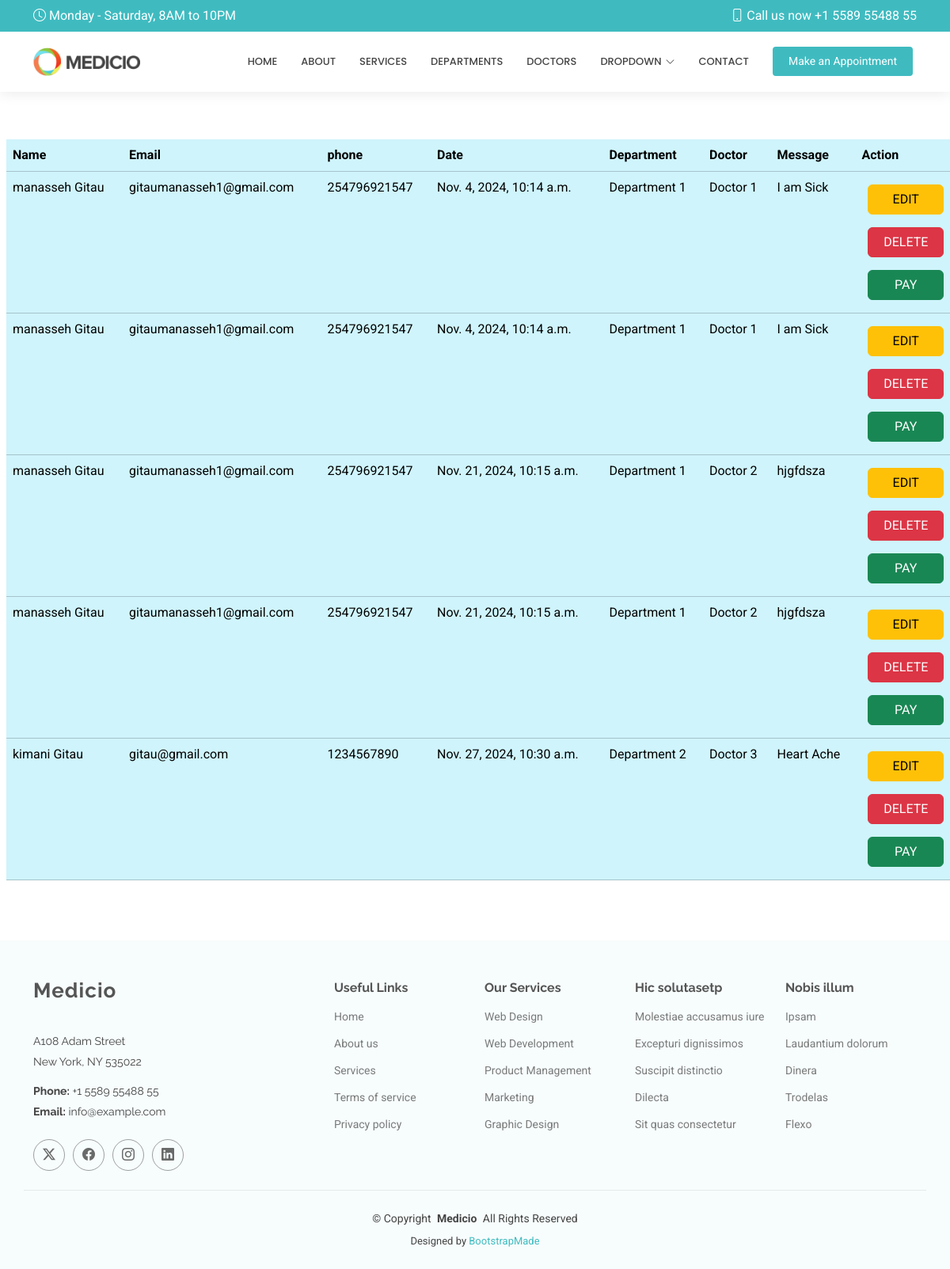
/show/, run on an earlier commit of the app's database.
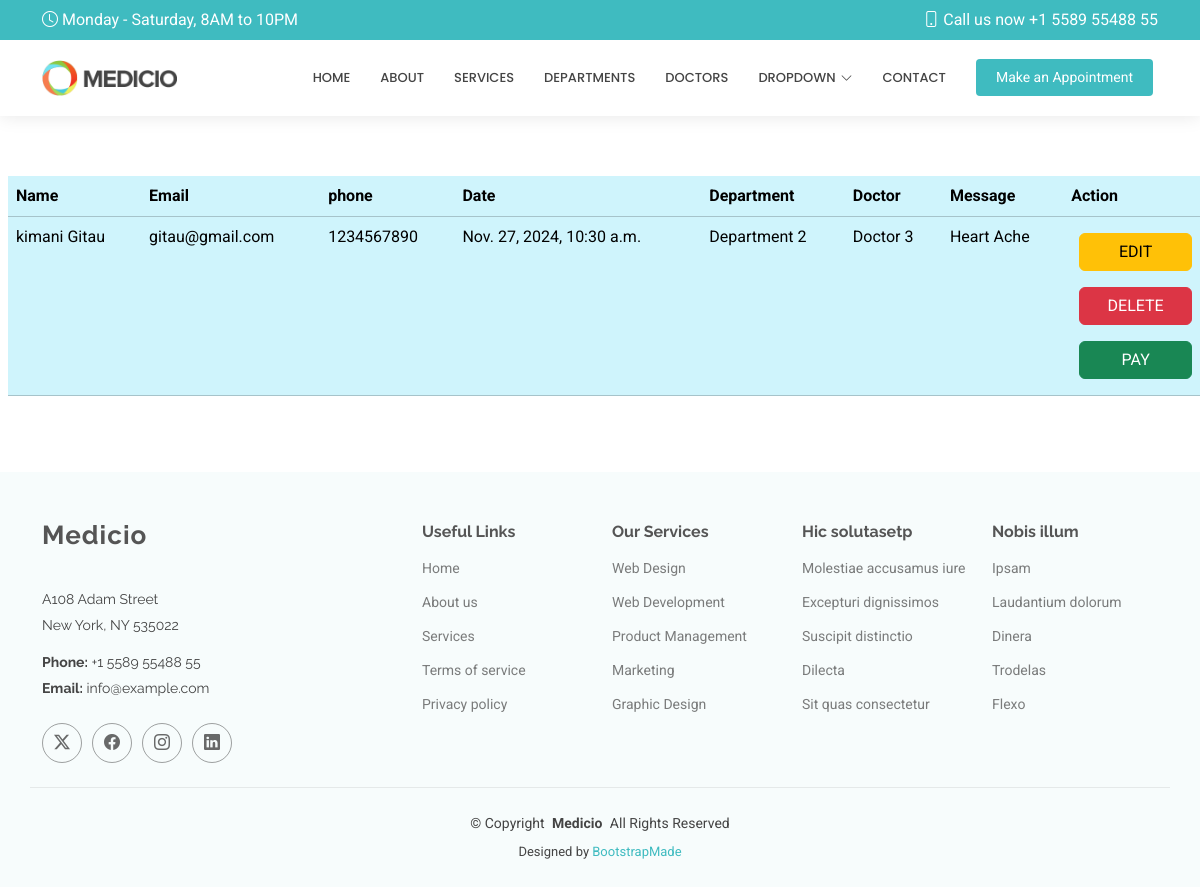
And on a later commit of the database.
### myApp/models.py (models this page shows, shortened)
class Appointment(models.Model):
    name = models.CharField(max_length=200)
    email = models.EmailField()
    phone = models.CharField(max_length=20)
    date = models.DateTimeField()
    department = models.CharField(max_length=200)
    doctor = models.CharField(max_length=200)
    message = models.TextField()

### myApp/views.py (the view)
# urls.py: path('show/', views.show, name='show'),
def show(request):
    allappointments = Appointment.objects.all()
    return render(request, 'show.html', {'appointment': allappointments})

### templates/show.html
{% extends 'starter-page.html' %}
{% load static %}
{% block body %}
	<table class="table mx-2 table-info container-fluid p-2">
    <tr class="px-2">
        <th>Name</th>
        <th>Email</th>
        <th>phone</th>
        <th>Date</th>
        <th>Department</th>
        <th>Doctor</th>
        <th>Message</th>
        <th>Action</th>
    </tr>
    {% for x in appointment %}
        <tr class="px-2">
            <td>{{ x.name }}</td>
            <td>{{ x.email }}</td>
            <td>{{ x.phone }}</td>
            <td>{{ x.date }}</td>
            <td>{{ x.department }}</td>
            <td>{{ x.doctor }}</td>
            <td>{{ x.message }}</td>
            <td class="d-flex flex-sm-column">
                <a href="/edit/{{ x.id }}" class="btn btn-warning mx-2 my-2">EDIT</a>
                <a href="/delete/{{ x.id }}" class="btn btn-danger mx-2 my-2">DELETE</a>
                <a href="" class="btn btn-success mx-2 my-2">PAY</a>
            </td>
        </tr>
    {% endfor %}
    </table>
{% endblock %}

### templates/starter-page.html (shortened to what this page needs)
<!DOCTYPE html>
<html lang="en">
<head>
    {% load static %}
  <link href="{% static 'assets/vendor/bootstrap/css/bootstrap.min.css' %}" rel="stylesheet">
  <link href="{% static 'assets/vendor/bootstrap-icons/bootstrap-icons.css' %}" rel="stylesheet">
  <link href="{% static 'assets/vendor/aos/aos.css' %}" rel="stylesheet">
  <link href="{% static 'assets/vendor/fontawesome-free/css/all.min.css' %}" rel="stylesheet">
  <link href="{% static 'assets/vendor/glightbox/css/glightbox.min.css' %}" rel="stylesheet">
  <link href="{% static 'assets/vendor/swiper/swiper-bundle.min.css' %}" rel="stylesheet">
  <link href="{% static 'assets/css/main.css' %}" rel="stylesheet">
</head>
<body class="starter-page-page">
  <header id="header" class="header sticky-top">
    <div class="topbar d-flex align-items-center">
      <div class="container d-flex justify-content-center justify-content-md-between">
        <div class="d-none d-md-flex align-items-center">
          <i class="bi bi-clock me-1"></i> Monday - Saturday, 8AM to 10PM
        </div>
        <div class="d-flex align-items-center">
          <i class="bi bi-phone me-1"></i> Call us now +1 5589 55488 55
        </div>
      </div>
    </div>
    <div class="branding d-flex align-items-center">
      <div class="container position-relative d-flex align-items-center justify-content-end">
        <a href="index.html" class="logo d-flex align-items-center me-auto">
          <img src="{% static 'assets/img/logo.png' %}" alt="">
        </a>
        <nav id="navmenu" class="navmenu">
          <ul>
            <li><a href="{% url 'index' %}">Home</a></li>
            <li><a href="{% url 'about' %}">About</a></li>
            <li><a href="{% url 'myservice' %}">Services</a></li>
            <li><a href="#departments">Departments</a></li>
            <li><a href="{% url 'doctors' %}">Doctors</a></li>
            <li class="dropdown"><a href="#"><span>Dropdown</span> <i class="bi bi-chevron-down toggle-dropdown"></i></a>
            </li>
            <li><a href="#contact">Contact</a></li>
          </ul>
        </nav>
        <a class="cta-btn" href="index.html#appointment">Make an Appointment</a>
      </div>
    </div>
  </header>
  <main class="main">
    <section id="starter-section" class="starter-section section">
        {% block body %}
      {% endblock %}
    </section>
  </main>
  <footer id="footer" class="footer light-background">
    <div class="container footer-top">
      <div class="row gy-4">
        <div class="col-lg-4 col-md-6 footer-about">
          <a href="index.html" class="logo d-flex align-items-center">
            <span class="sitename">Medicio</span>
          </a>
          <div class="footer-contact pt-3">
            <p>A108 Adam Street</p>
            <p>New York, NY 535022</p>
            <p class="mt-3"><strong>Phone:</strong> <span>+1 5589 55488 55</span></p>
            <p><strong>Email:</strong> <span>info@example.com</span></p>
          </div>
          <div class="social-links d-flex mt-4">
            <a href=""><i class="bi bi-twitter-x"></i></a>
            <a href=""><i class="bi bi-facebook"></i></a>
            <a href=""><i class="bi bi-instagram"></i></a>
            <a href=""><i class="bi bi-linkedin"></i></a>
          </div>
        </div>
        <div class="col-lg-2 col-md-3 footer-links">
          <h4>Useful Links</h4>
          <ul>
            <li><a href="#">Home</a></li>
            <li><a href="#">About us</a></li>
            <li><a href="#">Services</a></li>
            <li><a href="#">Terms of service</a></li>
            <li><a href="#">Privacy policy</a></li>
          </ul>
        </div>
        <div class="col-lg-2 col-md-3 footer-links">
          <h4>Our Services</h4>
          <ul>
            <li><a href="#">Web Design</a></li>
            <li><a href="#">Web Development</a></li>
            <li><a href="#">Product Management</a></li>
            <li><a href="#">Marketing</a></li>
            <li><a href="#">Graphic Design</a></li>
          </ul>
        </div>
        <div class="col-lg-2 col-md-3 footer-links">
          <h4>Hic solutasetp</h4>
          <ul>
            <li><a href="#">Molestiae accusamus iure</a></li>
            <li><a href="#">Excepturi dignissimos</a></li>
            <li><a href="#">Suscipit distinctio</a></li>
            <li><a href="#">Dilecta</a></li>
            <li><a href="#">Sit quas consectetur</a></li>
          </ul>
        </div>
        <div class="col-lg-2 col-md-3 footer-links">
          <h4>Nobis illum</h4>
          <ul>
            <li><a href="#">Ipsam</a></li>
            <li><a href="#">Laudantium dolorum</a></li>
            <li><a href="#">Dinera</a></li>
            <li><a href="#">Trodelas</a></li>
            <li><a href="#">Flexo</a></li>
          </ul>
        </div>
      </div>
    </div>
    <div class="container copyright text-center mt-4">
      <p>© <span>Copyright</span> <strong class="px-1 sitename">Medicio</strong> <span>All Rights Reserved</span></p>
      <div class="credits">
        Designed by <a href="https://bootstrapmade.com/">BootstrapMade</a>
      </div>
    </div>
  </footer>
</body>
</html>

### static/assets/css/main.css (style rules this page uses)
:root { --default-font: "Roboto", system-ui, -apple-system, "Segoe UI", Roboto, "Helvetica Neue", Arial, "Noto Sans", "Liberation Sans", sans-serif, "Apple Color Emoji", "Segoe UI Emoji", "Segoe UI Symbol", "Noto Color Emoji"; --heading-font: "Raleway", sans-serif; --nav-font: "Poppins", sans-serif; }
:root { --background-color: #ffffff; --default-color: #444444; --heading-color: #555555; --accent-color: #3fbbc0; --surface-color: #ffffff; --contrast-color: #ffffff; }
:root { --nav-color: #444444; --nav-hover-color: #3fbbc0; --nav-mobile-background-color: #ffffff; --nav-dropdown-background-color: #ffffff; --nav-dropdown-color: #444444; --nav-dropdown-hover-color: #3fbbc0; }
.light-background { --background-color: #f7fcfc; --surface-color: #ffffff; }
:root { scroll-behavior: smooth; }
body { color: var(--default-color); background-color: var(--background-color); font-family: var(--default-font); }
a { color: var(--accent-color); text-decoration: none; transition: 0.3s; }
h1, h2, h3, h4, h5, h6 { color: var(--heading-color); font-family: var(--heading-font); }
.header { color: var(--default-color); background-color: var(--background-color); transition: all 0.5s; z-index: 997; box-shadow: 0px 0 18px rgba(0, 0, 0, 0.1); }
.header .topbar { background-color: var(--accent-color); color: var(--contrast-color); height: 40px; padding: 0; transition: all 0.5s; }
.header .branding { min-height: 60px; padding: 10px 0; }
.header .logo { line-height: 1; }
.header .logo img { max-height: 36px; margin-right: 8px; }
.header .cta-btn, .header .cta-btn:focus { color: var(--contrast-color); background: var(--accent-color); font-size: 14px; padding: 8px 20px; margin: 0 5px 0 30px; border-radius: 4px; transition: 0.3s; }
@media (min-width: 1200px) { .navmenu { padding: 0; } }
@media (min-width: 1200px) { .navmenu ul { margin: 0; padding: 0; display: flex; list-style: none; align-items: center; } }
@media (min-width: 1200px) { .navmenu li { position: relative; } }
@media (min-width: 1200px) { .navmenu a, .navmenu a:focus { color: var(--nav-color); padding: 18px 15px; font-size: 13px; font-family: var(--nav-font); font-weight: 500; text-transform: uppercase; display: flex; align-items: center; justify-content: space-between; white-space: nowrap; transition: 0.3s; } }
@media (min-width: 1200px) { .navmenu a i, .navmenu a:focus i { font-size: 12px; line-height: 0; margin-left: 5px; transition: 0.3s; } }
@media (min-width: 1200px) { .navmenu li:last-child a { padding-right: 0; } }
.footer { color: var(--default-color); background-color: var(--background-color); font-size: 14px; position: relative; }
.footer .footer-top { padding-top: 50px; }
.footer .footer-about .logo { line-height: 1; margin-bottom: 25px; }
.footer .footer-about .logo span { color: var(--heading-color); font-family: var(--heading-font); font-size: 26px; font-weight: 700; letter-spacing: 1px; }
.footer .footer-about p { font-size: 14px; font-family: var(--heading-font); }
.footer .social-links a { display: flex; align-items: center; justify-content: center; width: 40px; height: 40px; border-radius: 50%; border: 1px solid color-mix(in srgb, var(--default-color), transparent 50%); font-size: 16px; color: color-mix(in srgb, var(--default-color), transparent 20%); margin-right: 10px; transition: 0.3s; }
.footer h4 { font-size: 16px; font-weight: bold; position: relative; padding-bottom: 12px; }
.footer .footer-links { margin-bottom: 30px; }
.footer .footer-links ul { list-style: none; padding: 0; margin: 0; }
.footer .footer-links ul li { padding: 10px 0; display: flex; align-items: center; }
.footer .footer-links ul li:first-child { padding-top: 0; }
.footer .footer-links ul a { color: color-mix(in srgb, var(--default-color), transparent 30%); display: inline-block; line-height: 1; }
.footer .footer-contact p { margin-bottom: 5px; }
.footer .copyright { padding: 25px 0; border-top: 1px solid color-mix(in srgb, var(--default-color), transparent 90%); }
.footer .copyright p { margin-bottom: 0; }
.footer .credits { margin-top: 8px; font-size: 13px; }
section, .section { color: var(--default-color); background-color: var(--background-color); padding: 60px 0; scroll-margin-top: 120px; overflow: clip; }

What changed in the data, as far as the page shows it:
removed Appointment: name "manasseh Gitau", email "gitaumanasseh1@gmail.com", phone "254796921547", date "Nov. 4, 2024, 10:14 a.m.", department "Department 1", doctor "Doctor 1", message "I am Sick"
removed Appointment: name "manasseh Gitau", email "gitaumanasseh1@gmail.com", phone "254796921547", date "Nov. 4, 2024, 10:14 a.m.", department "Department 1", doctor "Doctor 1", message "I am Sick"
removed Appointment: name "manasseh Gitau", email "gitaumanasseh1@gmail.com", phone "254796921547", date "Nov. 21, 2024, 10:15 a.m.", department "Department 1", doctor "Doctor 2", message "hjgfdsza"
removed Appointment: name "manasseh Gitau", email "gitaumanasseh1@gmail.com", phone "254796921547", date "Nov. 21, 2024, 10:15 a.m.", department "Department 1", doctor "Doctor 2", message "hjgfdsza"
